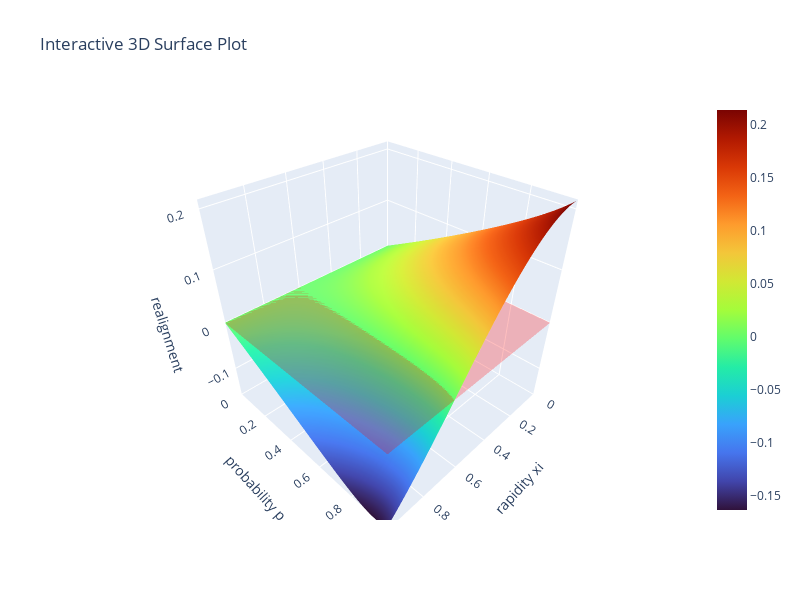

The notebook cell this image was saved under:
### Code cell
from mpl_toolkits.mplot3d import Axes3D
import plotly.graph_objects as go


# Create a grid of points
xi = np.linspace(0,1,50)
p = np.linspace(0,1,50)
xi, p = np.meshgrid(xi, p)

z = np.zeros_like(xi)

# Define the function to plot
for i in range(xi.shape[0]):
    for j in range(xi.shape[1]):
        z[i, j] = realign_general(e, xi[i, j], momentum1, momentum2, rho1, rho2, (np.pi / 4), 0, p[i, j])[0]

# Create a 3D plot
fig = go.Figure(data=[go.Surface(z=z, x=xi, y=p,colorscale= "turbo")])

plane_z = 0
plane_color = 'rgba(255, 0, 0, 0.5)'

fig.add_trace(go.Mesh3d(
    x=[xi.min(), xi.max(), xi.max(), xi.min()],
    y=[p.min(), p.min(), p.max(), p.max()],
    z=[plane_z, plane_z, plane_z, plane_z],
    color=plane_color,
    opacity=0.5,
    name='Plane'))

# Update layout for better visualization
fig.update_layout(
    title='Interactive 3D Surface Plot',
    height = 600,
    width = 800,
    scene=dict(
        xaxis=dict(
            title='rapidity xi',
            range=[xi.min(), xi.max()],  # Set the range for the x-axis
        ),
        yaxis=dict(
            title='probability p',
            range=[p.min(), p.max()],  # Set the range for the y-axis
        ),
        zaxis=dict(
            title='realignment',
            range=[z.min(), z.max()],  # Set the range for the z-axis
        ),
        aspectmode='manual',  # Manually set aspect ratio
        aspectratio=dict(x=1, y=1, z=1)
))

# Show the plot
fig.show()

### Figure 1 — Plotly figure (JSON) as saved in the notebook; plotly's stock layout.template omitted (floating-point values rounded to 4 significant figures; data arrays with more than 128 entries replaced by an {"elided": "..."} marker saying what was removed)
{"data": [{"colorscale": [[0, "#30123b"], [0.07143, "#4145ab"], [0.1429, "#4675ed"], [0.2143, "#39a2fc"], [0.2857, "#1bcfd4"], [0.3571, "#24eca6"], [0.4286, "#61fc6c"], [0.5, "#a4fc3b"], [0.5714, "#d1e834"], [0.6429, "#f3c63a"], [0.7143, "#fe9b2d"], [0.7857, "#f36315"], [0.8571, "#d93806"], [0.9286, "#b11901"], [1, "#7a0402"]], "type": "surface", "x": {"elided": "50x50 float values"}, "y": {"elided": "50x50 float values"}, "z": {"elided": "50x50 float values"}}, {"color": "rgba(255, 0, 0, 0.5)", "name": "Plane", "opacity": 0.5, "type": "mesh3d", "x": [0, 1, 1, 0], "y": [0, 0, 1, 1], "z": [0, 0, 0, 0]}], "layout": {"height": 600, "scene": {"aspectmode": "manual", "aspectratio": {"x": 1, "y": 1, "z": 1}, "xaxis": {"range": [0, 1], "title": {"text": "rapidity xi"}}, "yaxis": {"range": [0, 1], "title": {"text": "probability p"}}, "zaxis": {"range": [-0.163, 0.2139], "title": {"text": "realignment"}}}, "title": {"text": "Interactive 3D Surface Plot"}, "width": 800}}
